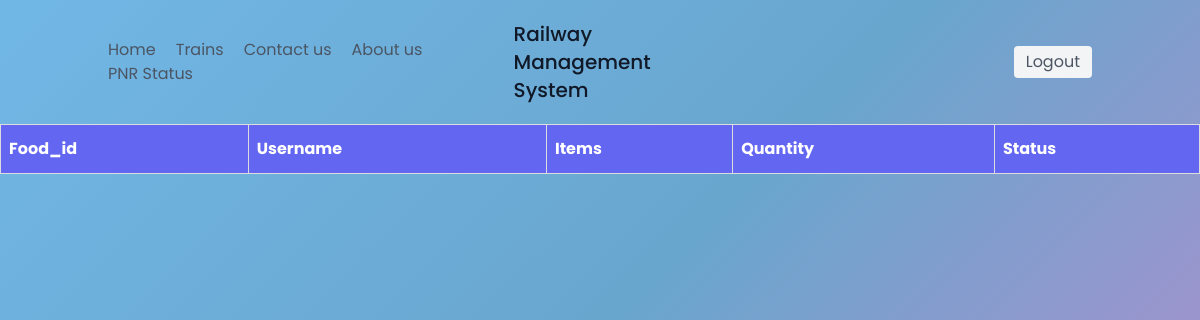
/fooddisplay.php, run on an earlier commit of the app's database.
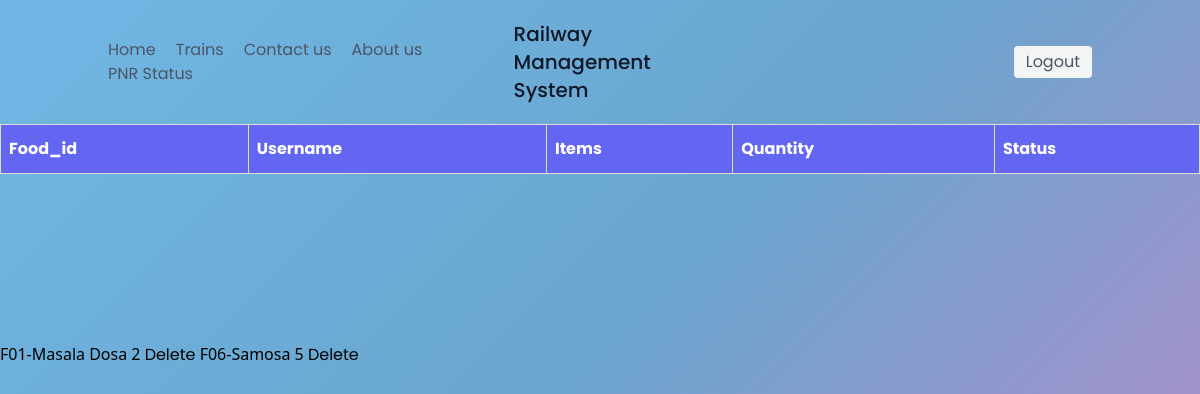
And on a later commit of the database.
### tables this page shows
CREATE TABLE `food` (
  `C_ID` varchar(11) NOT NULL,
  `ITEMS` varchar(20) NOT NULL,
  `QUANTITY` int(5) NOT NULL,
  `PRICE` int(5) NOT NULL,
  `F_ID` varchar(20) NOT NULL
);

### fooddisplay.php (the view, shortened to what this page needs)
<!DOCTYPE html>
<html lang="en">
<head>
    <link href="https://unpkg.com/tailwindcss@^2/dist/tailwind.min.css" rel="stylesheet">
    <link href="style.css" rel="stylesheet">
    <link href="404style.css" rel="stylesheet">
</head>
<body>
    <header class="text-gray-600 body-font">
      <div class="container mx-auto flex flex-wrap p-5 flex-col md:flex-row items-center">
        <nav class="flex lg:w-2/5 flex-wrap items-center text-base md:ml-auto">
          <a class="mr-5 hover:text-gray-900" href="home.html">Home</a>
          <a class="mr-5 hover:text-gray-900" href="https://www.railyatri.in/train-ticket?utm_source=ET277dweb&gclid=EAIaIQobChMI8ZHZt7yu9QIV1wkrCh2OFw96EAAYASAAEgLFRfD_BwE"> Trains </a>
          <a class="mr-5 hover:text-gray-900" href="contactus.html">Contact us</a>
          <a class="mr-5 hover:text-gray-900" href="aboutus.html" >About us</a>
          <a class="mr-5 hover:text-gray-900" href="pnrstart.html">PNR Status</a>
        </nav>
        <a class="flex order-first lg:order-none lg:w-1/5 title-font font-medium items-center text-gray-900 lg:items-center lg:justify-center mb-4 md:mb-0">
        <span class="ml-3 text-xl">Railway Management System</span>
        </a>
        <div class="lg:w-2/5 inline-flex lg:justify-end ml-5 lg:ml-0">
          <button class="inline-flex items-center bg-gray-100 border-0 py-1 px-3 focus:outline-none hover:bg-gray-200 rounded text-base mt-4 md:mt-0" ><a href="logout.php">Logout</a>
          </button>
        </div>
      </div>
    </header>
    <table id="DisplayTable">
        <tr>
          <th>Food_id</th>
          <th>Username</th>
          <th>Items</th>
          <th>Quantity</th>
          <th>Status</th>
        </tr>
      </table>
      <br><br><br><br><br><br><br>
      <?php
        include "config.php";
        $username = $_SESSION["username"];
        $sql= "Select * from `food` WHERE  `C_ID`='$username';";
        $result= mysqli_query($conn,$sql);
        if($result){
            while($row=mysqli_fetch_assoc($result))
            {
              $F_ID=$row['F_ID'];
              $username=$row['C_ID'];
              $ITEMS=$row['ITEMS'];
              $QUANTITY=$row['QUANTITY'];
              echo '<tr>
              <td>'.$F_ID.'</td>
              <td>'.$username.'</td>
              <td>'.$ITEMS.'</td>
              <td>'.$QUANTITY.'</td>
            <td>
                     <button ><a href="deletefood.php">Delete</a></button>
           </td>
          </tr>';
            }
          }
        ?>
      <br><br><br><br><br><br><br>
</body>
</html>

What changed in the data, as far as the page shows it:
added food: ITEMS "F01-Masala Dosa", QUANTITY "2"
added food: ITEMS "F06-Samosa", QUANTITY "5"
